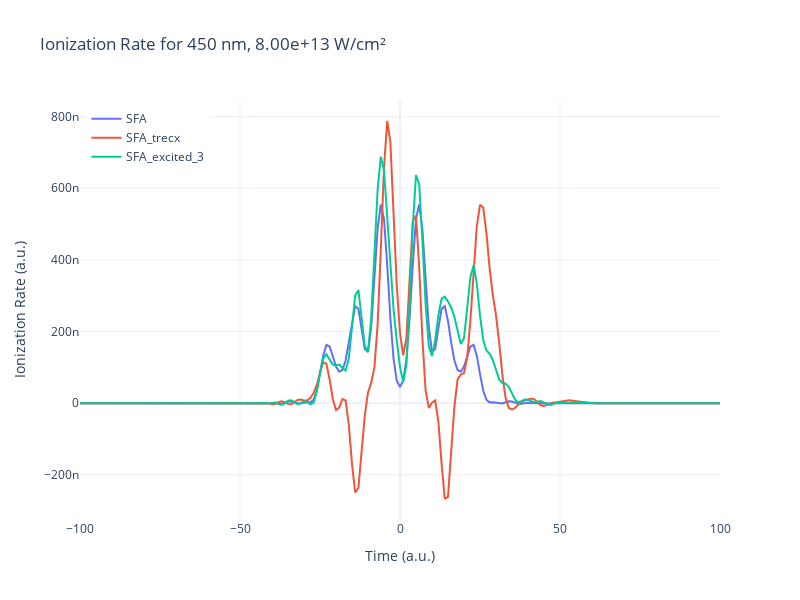

Notebook code cell kept with this figure:
### Code cell
%autoreload
# data = plotter(params, time_recon, rate_SFA, rateExcited_1, rateExcited_2, rateExcited_3, useTex=False)

# data.matplot4()

fig = go.Figure()
fig.add_trace(go.Scatter(x=time_recon, y=rate_SFA, mode='lines', name='SFA'))
fig.add_trace(go.Scatter(x=time_recon, y=np.real(rate_tRecX), mode='lines', name='SFA_trecx'))
fig.add_trace(go.Scatter(x=time_recon, y=np.real(rateExcited_3), mode='lines', name='SFA_excited_3'))
lam0 = params['lam0']
intensity = params['intensity']
fig.update_layout(
    title=f'Ionization Rate for {lam0} nm, {intensity:.2e} W/cm²',
    xaxis_title='Time (a.u.)',
    yaxis_title='Ionization Rate (a.u.)',
    legend=dict(x=0.01, y=0.99),
    template='plotly_white',
    xaxis_range=[-100, 100],
    width=800,
    height=600
)
# truncate y-axis
fig.show()

filename = f"plots/ionRate_{params['lam0']}_c0-is-1.html"
if not os.path.exists(filename):
    fig.write_html(filename)
    print(f"Plot saved as {filename}")
else:
    print(f"File {filename} already exists - skipping save")

### Figure 1 — Plotly figure (JSON) as saved in the notebook; plotly's stock layout.template omitted (floating-point values rounded to 4 significant figures; data arrays with more than 128 entries replaced by an {"elided": "..."} marker saying what was removed)
{"data": [{"mode": "lines", "name": "SFA", "type": "scatter", "x": {"elided": "333 int values"}, "y": {"elided": "333 float values"}}, {"mode": "lines", "name": "SFA_trecx", "type": "scatter", "x": {"elided": "333 int values"}, "y": {"elided": "333 float values"}}, {"mode": "lines", "name": "SFA_excited_3", "type": "scatter", "x": {"elided": "333 int values"}, "y": {"elided": "333 float values"}}], "layout": {"height": 600, "legend": {"x": 0.01, "y": 0.99}, "title": {"text": "Ionization Rate for 450 nm, 8.00e+13 W/cm²"}, "width": 800, "xaxis": {"range": [-100, 100], "title": {"text": "Time (a.u.)"}}, "yaxis": {"title": {"text": "Ionization Rate (a.u.)"}}}}
